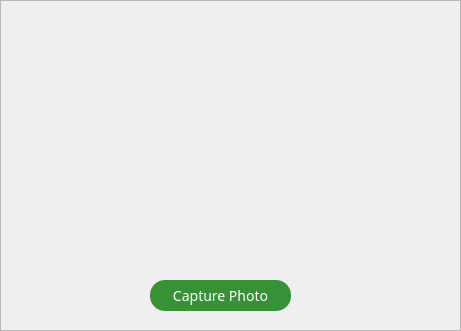
     <widget class="QFrame" name="frame_10">
      <property name="geometry">
       <rect>
        <x>50</x>
        <y>530</y>
        <width>461</width>
        <height>331</height>
       </rect>
      </property>
      <property name="styleSheet">
       <string notr="true"> *{
font-family:century gothic;
color:#379237;
border-color:#379237;
font-size:14px;}
	#frame_11 {


font-family:century gothic;
    border: 1px solid #379237;
    border-radius: 30px;
border-color: #eaeaea;
    margin-top: 0.5em;
background : white;
}
QFrame[frameShape=&quot;4&quot;],
QFrame[frameShape=&quot;5&quot;]
{
   border: none;
    border-bottom: 1px solid #379237;
}
QComboButton{
font-family:century gothic;
background:transparent;
border:none;
color:#379237;
border-bottom: 1px solid #379237;}
QLabel{
background:transparent;}

QLineEdit
{
font-family:century gothic;
background:transparent;
border:none;
color:#379237;
border-bottom: 1px solid #379237;
}
QDateTimeEdit
{
font-family:century gothic;
background:transparent;
border:none;
color:#379237;
border-bottom: 1px solid #379237;
}</string>
      </property>
      <property name="frameShape">
       <enum>QFrame::StyledPanel</enum>
      </property>
      <property name="frameShadow">
       <enum>QFrame::Raised</enum>
      </property>
      <widget class="QLabel" name="label_36">
       <property name="geometry">
        <rect>
         <x>770</x>
         <y>40</y>
         <width>21</width>
         <height>21</height>
        </rect>
       </property>
       <property name="styleSheet">
        <string notr="true"/>
       </property>
       <property name="text">
        <string/>
       </property>
       <property name="pixmap">
        <pixmap resource="resources.qrc">:/img/img/chercher.png</pixmap>
       </property>
       <property name="scaledContents">
        <bool>true</bool>
       </property>
      </widget>
      <widget class="QStackedWidget" name="stackedWidget_2">
       <property name="geometry">
        <rect>
         <x>0</x>
         <y>23</y>
         <width>451</width>
         <height>251</height>
        </rect>
       </property>
       <property name="sizePolicy">
        <sizepolicy hsizetype="Preferred" vsizetype="Preferred">
         <horstretch>1</horstretch>
         <verstretch>0</verstretch>
        </sizepolicy>
       </property>
       <property name="palette">
        <palette>
         <active>
          <colorrole role="WindowText">
           <brush brushstyle="SolidPattern">
            <color alpha="255">
             <red>55</red>
             <green>146</green>
             <blue>55</blue>
            </color>
           </brush>
          </colorrole>
          <colorrole role="Button">
           <brush brushstyle="SolidPattern">
            <color alpha="255">
             <red>255</red>
             <green>255</green>
             <blue>255</blue>
            </color>
           </brush>
          </colorrole>
          <colorrole role="Text">
           <brush brushstyle="SolidPattern">
            <color alpha="255">
             <red>55</red>
             <green>146</green>
             <blue>55</blue>
            </color>
           </brush>
          </colorrole>
          <colorrole role="ButtonText">
           <brush brushstyle="SolidPattern">
            <color alpha="255">
             <red>55</red>
             <green>146</green>
             <blue>55</blue>
            </color>
           </brush>
          </colorrole>
          <colorrole role="Base">
           <brush brushstyle="SolidPattern">
            <color alpha="255">
             <red>255</red>
             <green>255</green>
             <blue>255</blue>
            </color>
           </brush>
          </colorrole>
          <colorrole role="Window">
           <brush brushstyle="SolidPattern">
            <color alpha="255">
             <red>255</red>
             <green>255</green>
             <blue>255</blue>
            </color>
           </brush>
          </colorrole>
          <colorrole role="PlaceholderText">
           <brush brushstyle="NoBrush">
            <color alpha="128">
             <red>55</red>
             <green>146</green>
             <blue>55</blue>
            </color>
           </brush>
          </colorrole>
         </active>
         <inactive>
          <colorrole role="WindowText">
           <brush brushstyle="SolidPattern">
            <color alpha="255">
             <red>55</red>
             <green>146</green>
             <blue>55</blue>
            </color>
           </brush>
          </colorrole>
          <colorrole role="Button">
           <brush brushstyle="SolidPattern">
            <color alpha="255">
             <red>255</red>
             <green>255</green>
             <blue>255</blue>
            </color>
           </brush>
          </colorrole>
          <colorrole role="Text">
           <brush brushstyle="SolidPattern">
            <color alpha="255">
             <red>55</red>
             <green>146</green>
             <blue>55</blue>
            </color>
           </brush>
          </colorrole>
          <colorrole role="ButtonText">
           <brush brushstyle="SolidPattern">
            <color alpha="255">
             <red>55</red>
             <green>146</green>
             <blue>55</blue>
            </color>
           </brush>
          </colorrole>
          <colorrole role="Base">
           <brush brushstyle="SolidPattern">
            <color alpha="255">
             <red>255</red>
             <green>255</green>
             <blue>255</blue>
            </color>
           </brush>
          </colorrole>
          <colorrole role="Window">
           <brush brushstyle="SolidPattern">
            <color alpha="255">
             <red>255</red>
             <green>255</green>
             <blue>255</blue>
            </color>
           </brush>
          </colorrole>
          <colorrole role="PlaceholderText">
           <brush brushstyle="NoBrush">
            <color alpha="128">
             <red>55</red>
             <green>146</green>
             <blue>55</blue>
            </color>
           </brush>
          </colorrole>
         </inactive>
         <disabled>
          <colorrole role="WindowText">
           <brush brushstyle="SolidPattern">
            <color alpha="255">
             <red>55</red>
             <green>146</green>
             <blue>55</blue>
            </color>
           </brush>
          </colorrole>
          <colorrole role="Button">
           <brush brushstyle="SolidPattern">
            <color alpha="255">
             <red>255</red>
             <green>255</green>
             <blue>255</blue>
            </color>
           </brush>
          </colorrole>
          <colorrole role="Text">
           <brush brushstyle="SolidPattern">
            <color alpha="255">
             <red>55</red>
             <green>146</green>
             <blue>55</blue>
            </color>
           </brush>
          </colorrole>
          <colorrole role="ButtonText">
           <brush brushstyle="SolidPattern">
            <color alpha="255">
             <red>55</red>
             <green>146</green>
             <blue>55</blue>
            </color>
           </brush>
          </colorrole>
          <colorrole role="Base">
           <brush brushstyle="SolidPattern">
            <color alpha="255">
             <red>255</red>
             <green>255</green>
             <blue>255</blue>
            </color>
           </brush>
          </colorrole>
          <colorrole role="Window">
           <brush brushstyle="SolidPattern">
            <color alpha="255">
             <red>255</red>
             <green>255</green>
             <blue>255</blue>
            </color>
           </brush>
          </colorrole>
          <colorrole role="PlaceholderText">
           <brush brushstyle="NoBrush">
            <color alpha="128">
             <red>55</red>
             <green>146</green>
             <blue>55</blue>
            </color>
           </brush>
          </colorrole>
         </disabled>
        </palette>
       </property>
       <property name="currentIndex">
        <number>0</number>
       </property>
       <widget class="QWidget" name="viewfinderPage_3">
        <layout class="QGridLayout" name="gridLayout_8">
         <item row="0" column="0">
          <widget class="QCameraViewfinder" name="viewfinder_3" native="true"/>
         </item>
        </layout>
       </widget>
       <widget class="QWidget" name="previewPage_3">
        <layout class="QGridLayout" name="gridLayout_9">
         <item row="0" column="0">
          <widget class="QLabel" name="lastImagePreviewLabel_3">
           <property name="sizePolicy">
            <sizepolicy hsizetype="Preferred" vsizetype="MinimumExpanding">
             <horstretch>0</horstretch>
             <verstretch>0</verstretch>
            </sizepolicy>
           </property>
           <property name="frameShape">
            <enum>QFrame::Box</enum>
           </property>
           <property name="text">
            <string/>
           </property>
          </widget>
         </item>
        </layout>
       </widget>
      </widget>
      <widget class="QPushButton" name="takeImageButton">
       <property name="enabled">
        <bool>false</bool>
       </property>
       <property name="geometry">
        <rect>
         <x>150</x>
         <y>280</y>
         <width>141</width>
         <height>31</height>
        </rect>
       </property>
       <property name="styleSheet">
        <string notr="true">QPushButton{
background: #379237;
color: white;
border-radius:15px;}  
QPushButton:hover
{
    border: 1px solid #1990ea;
color:  #379237;
border-radius:15px;
background: white;}  </string>
       </property>
       <property name="text">
        <string>Capture Photo</string>
       </property>
      </widget>
     </widget>
